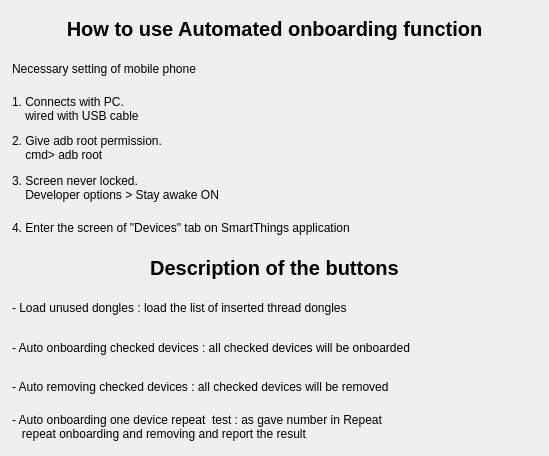
<?xml version="1.0" encoding="UTF-8"?>
<ui version="4.0">
 <class>Dialog</class>
 <widget class="QDialog" name="Dialog">
  <property name="geometry">
   <rect>
    <x>0</x>
    <y>0</y>
    <width>549</width>
    <height>456</height>
   </rect>
  </property>
  <property name="windowTitle">
   <string>Dialog</string>
  </property>
  <layout class="QGridLayout" name="gridLayout_2">
   <item row="0" column="0">
    <layout class="QGridLayout" name="gridLayout">
     <property name="leftMargin">
      <number>1</number>
     </property>
     <property name="topMargin">
      <number>1</number>
     </property>
     <property name="rightMargin">
      <number>1</number>
     </property>
     <property name="bottomMargin">
      <number>1</number>
     </property>
     <item row="7" column="0">
      <widget class="QLabel" name="label_7">
       <property name="text">
        <string>- Load unused dongles : load the list of inserted thread dongles</string>
       </property>
      </widget>
     </item>
     <item row="2" column="0">
      <widget class="QLabel" name="label">
       <property name="text">
        <string>1. Connects with PC. 
    wired with USB cable</string>
       </property>
      </widget>
     </item>
     <item row="4" column="0">
      <widget class="QLabel" name="label_3">
       <property name="text">
        <string>3. Screen never locked. 
    Developer options &gt; Stay awake ON</string>
       </property>
      </widget>
     </item>
     <item row="5" column="0">
      <widget class="QLabel" name="label_5">
       <property name="text">
        <string>4. Enter the screen of &quot;Devices&quot; tab on SmartThings application</string>
       </property>
      </widget>
     </item>
     <item row="1" column="0">
      <widget class="QLabel" name="label_6">
       <property name="text">
        <string>Necessary setting of mobile phone</string>
       </property>
      </widget>
     </item>
     <item row="6" column="0">
      <widget class="QLabel" name="label_10">
       <property name="font">
        <font>
         <pointsize>15</pointsize>
         <weight>75</weight>
         <bold>true</bold>
        </font>
       </property>
       <property name="text">
        <string>Description of the buttons</string>
       </property>
       <property name="alignment">
        <set>Qt::AlignCenter</set>
       </property>
      </widget>
     </item>
     <item row="10" column="0">
      <widget class="QLabel" name="label_9">
       <property name="text">
        <string>- Auto onboarding one device repeat  test : as gave number in Repeat
   repeat onboarding and removing and report the result</string>
       </property>
      </widget>
     </item>
     <item row="0" column="0">
      <widget class="QLabel" name="label_4">
       <property name="font">
        <font>
         <pointsize>15</pointsize>
         <weight>75</weight>
         <bold>true</bold>
        </font>
       </property>
       <property name="text">
        <string>How to use Automated onboarding function</string>
       </property>
       <property name="alignment">
        <set>Qt::AlignCenter</set>
       </property>
      </widget>
     </item>
     <item row="3" column="0">
      <widget class="QLabel" name="label_2">
       <property name="text">
        <string>2. Give adb root permission. 
    cmd&gt; adb root</string>
       </property>
      </widget>
     </item>
     <item row="8" column="0">
      <widget class="QLabel" name="label_8">
       <property name="text">
        <string>- Auto onboarding checked devices : all checked devices will be onboarded </string>
       </property>
      </widget>
     </item>
     <item row="9" column="0">
      <widget class="QLabel" name="label_11">
       <property name="text">
        <string>- Auto removing checked devices : all checked devices will be removed</string>
       </property>
      </widget>
     </item>
    </layout>
   </item>
  </layout>
 </widget>
 <resources/>
 <connections/>
</ui>
